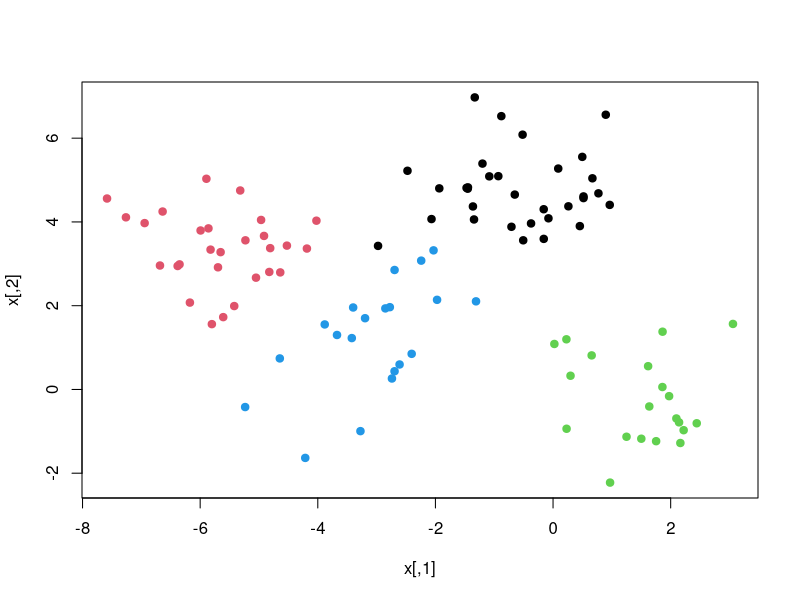
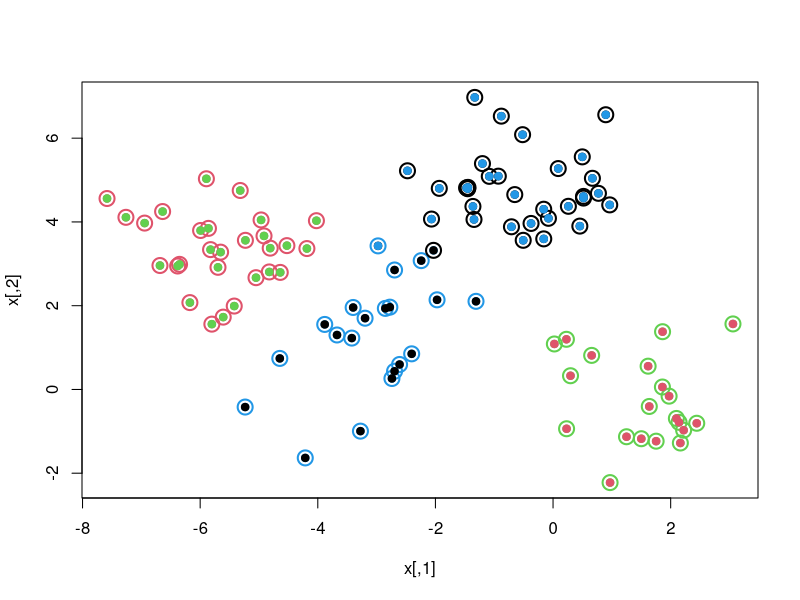
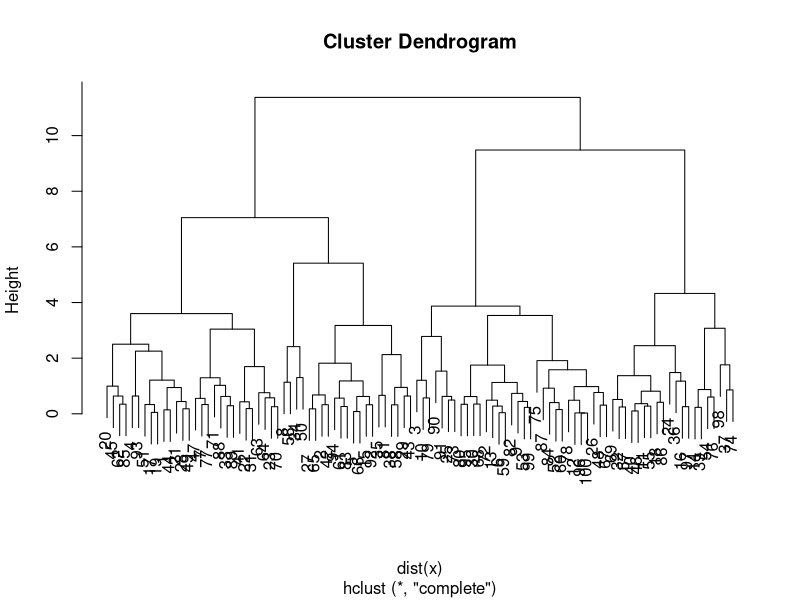
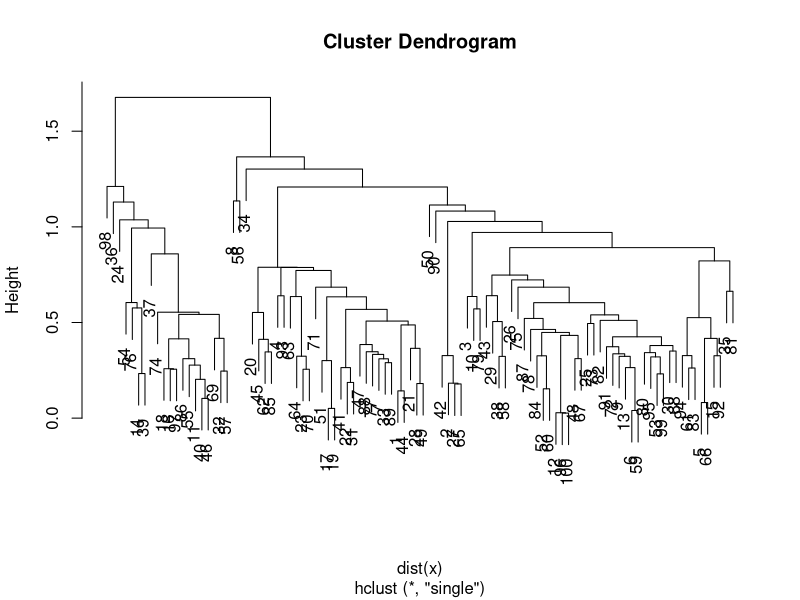
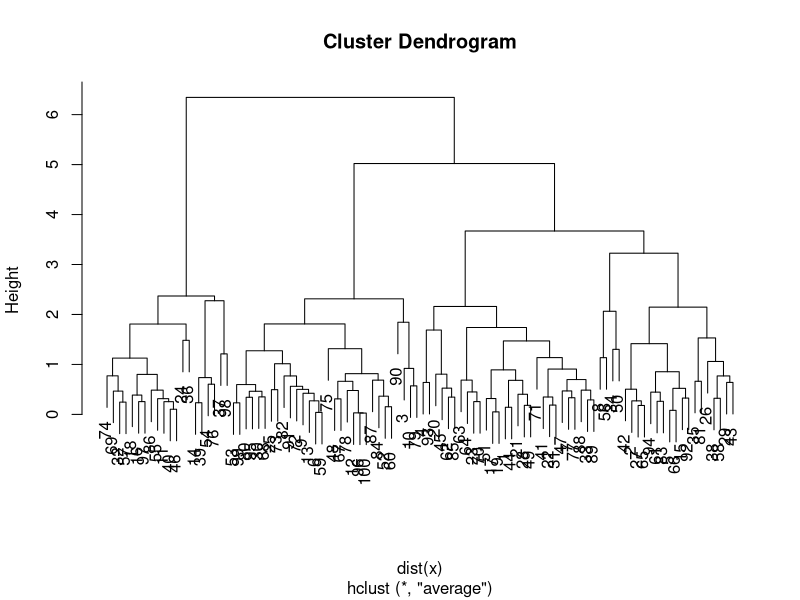
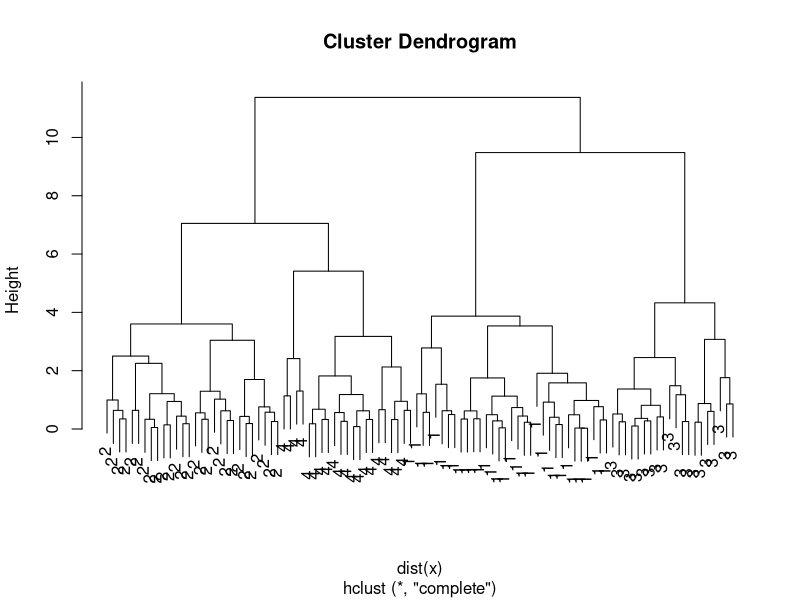

The R source for these figures, in order:
## ---- chunk 1
set.seed(101)
#normal distribuition aka bell curve, sd=1
#rnorm(length)
#matrix(data, nrows, ncols)
x=matrix(rnorm(100*2),100,2)
xmean=matrix(rnorm(8,sd=4),4,2)
#sample(vector, size, replace)
which=sample(1:4,100,replace=TRUE)
# ???
x=x+xmean[which,]
plot(x,col=which,pch=19)
## ---- chunk 2
km.out=kmeans(x,4,nstart=15)
km.out
plot(x,col=km.out$cluster,cex=2,pch=1,lwd=2)
points(x,col=which,pch=19)
points(x,col=c(4,3,2,1)[which],pch=19)
## ---- chunk 3
hc.complete=hclust(dist(x),method="complete")
plot(hc.complete)
hc.single=hclust(dist(x),method="single")
plot(hc.single)
hc.average=hclust(dist(x),method="average")
plot(hc.average)

## ---- chunk 4
hc.cut=cutree(hc.complete,4)
table(hc.cut,which)
table(hc.cut,km.out$cluster)
## ---- chunk 5
plot(hc.complete,labels=which)
